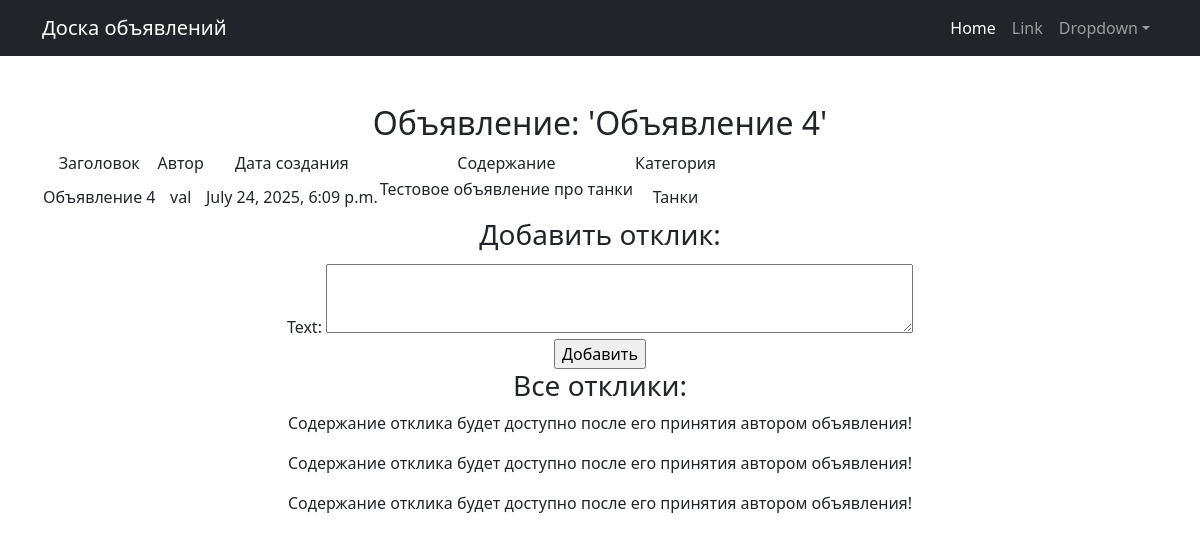
The app's page /board/6/, older data.
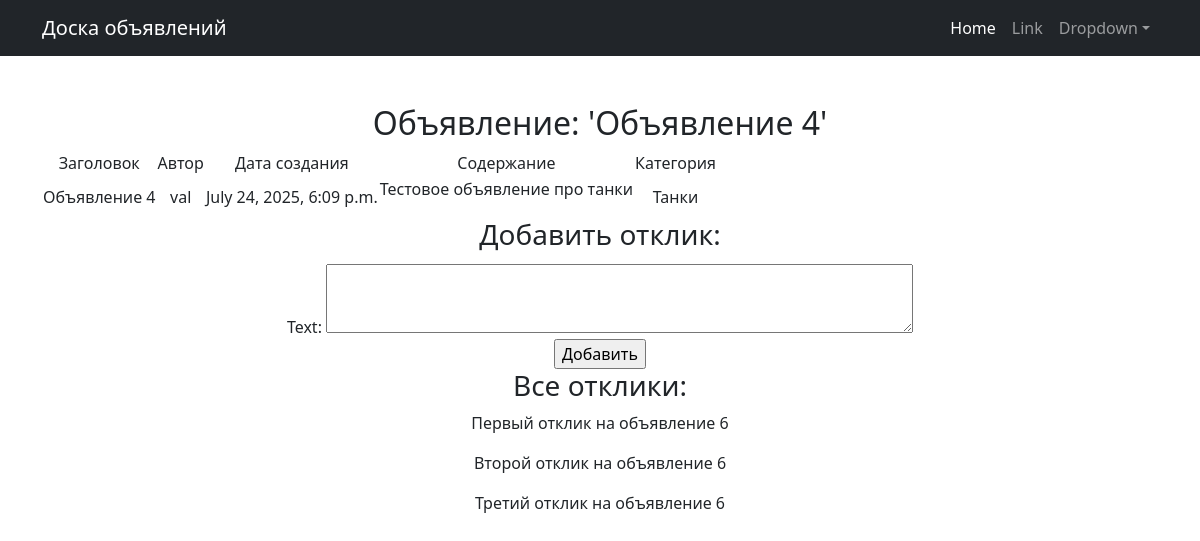
The same page, newer data.
### board/models.py (models this page shows)
class UserResponse(models.Model):
    author = models.ForeignKey(User, on_delete=models.CASCADE)
    text = models.TextField()
    article = models.ForeignKey(Article, on_delete=models.CASCADE, related_name='responses')
    status = models.BooleanField(default=False)

### board/views.py (the view, shortened to what this page needs)
# urls.py: path('<int:pk>/', ArticleDetail.as_view(), name='article_detail'),
class ArticleDetail(DetailView):
    model = Article
    context_object_name = 'article'
    template_name = 'article_detail.html'
    def get_context_data(self, **kwargs):
        context = super().get_context_data(**kwargs)
        context['form'] = UserResponseForm()
        return context

### board/forms.py
class UserResponseForm(ModelForm):
    class Meta:
        model = UserResponse
        fields = ('text',)
        widgets = {'text': Textarea(attrs={'class': 'form-text', 'cols': 70, 'rows': 3})}

### templates/article_detail.html (shortened to what this page needs)
{% extends 'flatpages/default.html' %}
 {% block content %}
    <h2>Объявление: '{{ article.title }}'</h2>
<table>
<tr>
    <td>Заголовок</td>
    <td>Автор</td>
    <td>Дата создания</td>
    <td>Содержание</td>
    <td>Категория</td>
</tr>
<tr>
    <td>{{ article.title }}</td>
    <td>{{ article.author }}</td>
    <td>{{ article.date_creation }}</td>
    <td>{{ article.text|safe }}</td>
    <td>{{ article.get_category_display }}</td>
</tr>
</table>
<h3>Добавить отклик:</h3>
<form action="" method="post">
    {{ form }}
    <input type="submit" value="Добавить">
</form>
{% if article.responses.all %}
<h3>Все отклики:</h3>
{% for user_response in article.responses.all %}
{% if user_response.status %}
<p>{{ user_response.text }}</p>
{% else %}
<p>Содержание отклика будет доступно после его принятия автором объявления!</p>
{% endif %}
{% endfor %}
{% else %}
Пока откликов нет!
{% endif %}
{% endblock content %}

Row changes from the older to the newer data that the page shows:
changed UserResponse: text (not shown) → "Первый отклик на объявление 6"; no longer shows "Содержание отклика будет доступно после его принятия автором объявления!"
changed UserResponse: text (not shown) → "Второй отклик на объявление 6"; no longer shows "Содержание отклика будет доступно после его принятия автором объявления!"
changed UserResponse: text (not shown) → "Третий отклик на объявление 6"; no longer shows "Содержание отклика будет доступно после его принятия автором объявления!"
